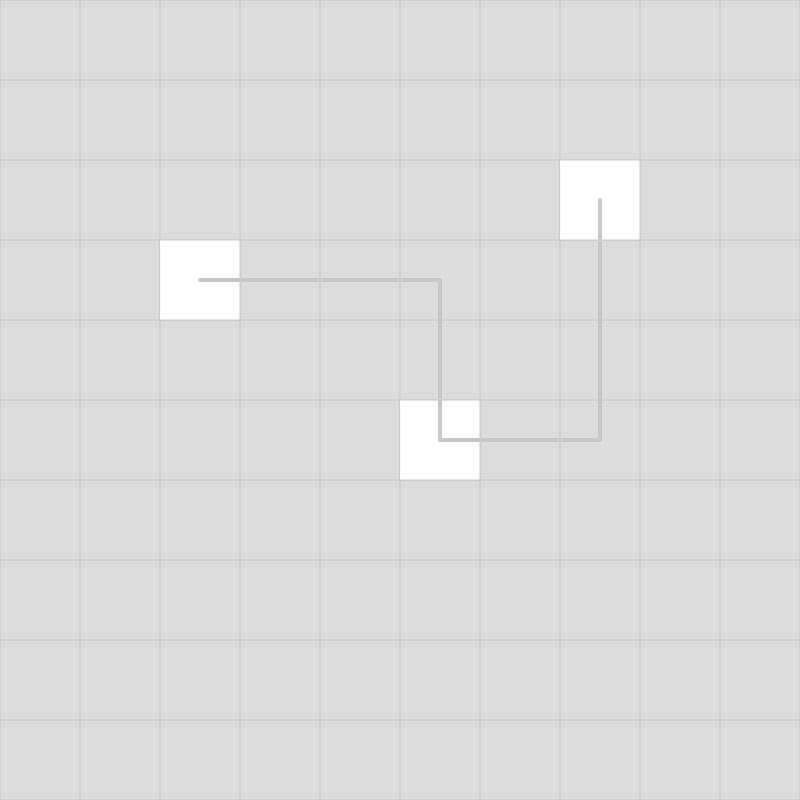
Frame 1 (no input)
Frame 60 (no input): identical to frame 1, image omitted
Frame 120 (the mouse pressed at the canvas centre since frame 60): identical to frame 1, image omitted

The p5.js sketch that drew this single still picture (run headless with seeded random() and noise() and a simulated clock; from frame 60 on, the mouse is pressed at the canvas centre):

// p5.js sketch
// ── sketch.js

let GridX = 10
let GridY = 10


function drawGrid() {
  stroke(200);
  for (let i = 0; i <= GridX; i++) {
    let x = i * (width / GridX);
    line(x, 0, x, height);
  }
  for (let j = 0; j <= GridY; j++) {
    let y = j * (height / GridY);
    line(0, y, width, y);
  }
}


class Town {
  constructor(tilex, tiley, w, h) {
    this.tilex = tilex;
    this.tiley = tiley;
    this.w = w;
    this.h = h;
    this.x = 0;
    this.y = 0;

  } convertToPixels() {
    this.x = this.tilex * (width / GridX);
    this.y = this.tiley * (height / GridY);
    this.pixelW = this.w * (width / GridX);
    this.pixelH = this.h * (height / GridY);

  } draw() {
    this.convertToPixels();
    rect(this.x, this.y, this.pixelW, this.pixelH);
  }   
}

class Path {
  constructor(lst) {
    this.startTileX = lst[0][0];
    this.startTileY = lst[0][1];
    this.endTileX = lst[1][0];
    this.endTileY = lst[1][1];

    this.listofpoints = lst;
  }

  convertToPixelsPath(gridcoord, multi) {
    return gridcoord * multi;
  }

  draw() {
  strokeWeight(4);
  let cellWidth = width / GridX;
  let cellHeight = height / GridY;
  
  for (let i = 0; i < this.listofpoints.length - 1; i++) {
    let x1 = this.convertToPixelsPath(this.listofpoints[i][0], cellWidth) + cellWidth / 2;
    let y1 = this.convertToPixelsPath(this.listofpoints[i][1], cellHeight) + cellHeight / 2;
    let x2 = this.convertToPixelsPath(this.listofpoints[i + 1][0], cellWidth) + cellWidth / 2;
    let y2 = this.convertToPixelsPath(this.listofpoints[i + 1][1], cellHeight) + cellHeight / 2;
    line(x1, y1, x2, y2);
  }
  strokeWeight(1);    
}
}

let Pathlist = [];
let path1 = new Path([[2, 3], [5, 3], [5, 5]]);
let path2 = new Path([[7, 2], [7, 5], [5, 5]]);
Pathlist.push(path1);
Pathlist.push(path2);


let Townlist = [];
let block1 = new Town(2, 3, 1, 1);
let block2 = new Town(5, 5, 1, 1);
let block3 = new Town(7, 2, 1, 1);
Townlist.push(block1);
Townlist.push(block2);
Townlist.push(block3);


function setup() {
  createCanvas(800, 800);
}

function draw() {
  background(220);

  drawGrid();

  for (let town of Townlist) {
    town.draw();
  }
  for (let path of Pathlist) {
    path.draw();
  }
}
